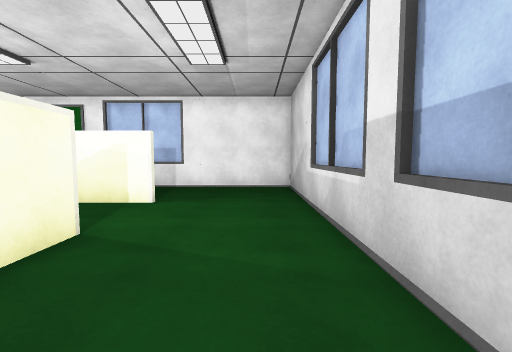
[1] (above)

21 first-person views from a walk through a scene from a Unity 3-D project. The camera is 1.3 m above the floor, tilts 4° down and sees 90° across. The floor is counted in squares, 1 m on a side. Each view is taken from the middle of a square. On the plan, view 1 faces up. The plan holds only what a view shows up to about 13 squares ahead; the rest is blank. The place goes on beyond the plan. The player character is not drawn. Some surface patterns are stand-ins.

[2]
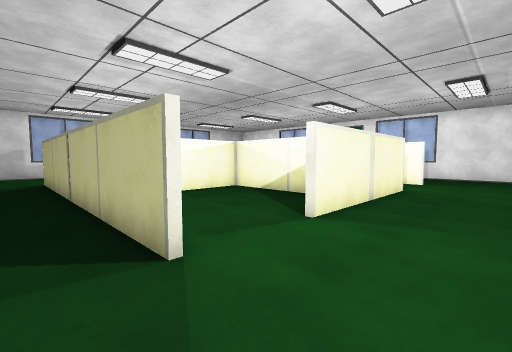

[3]
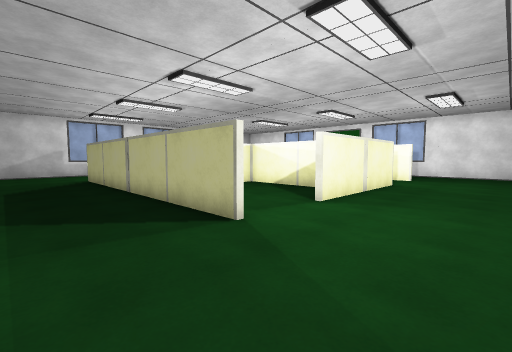

[4]
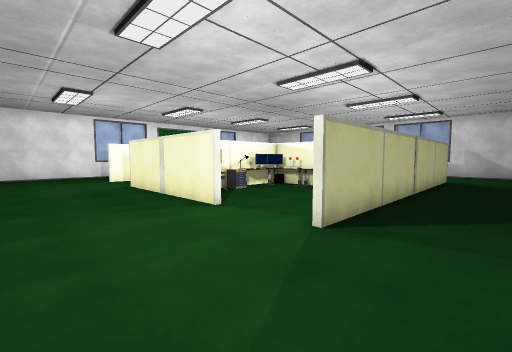

[5]
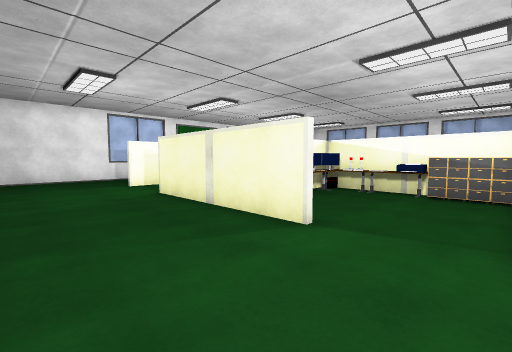

[6]
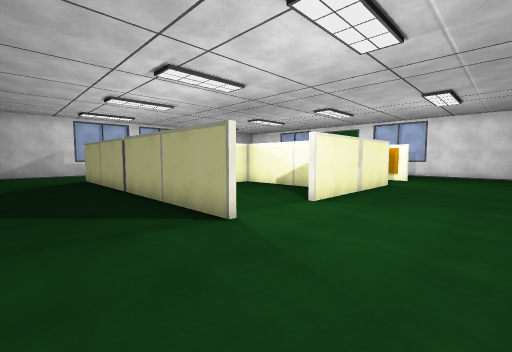

[7]
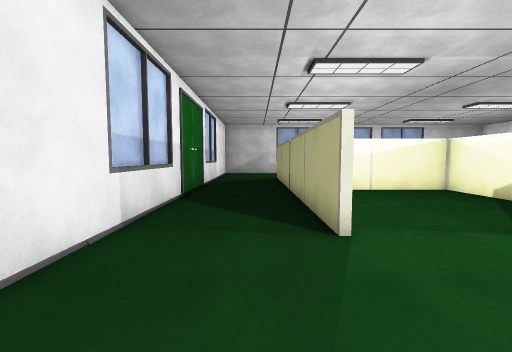

[8]
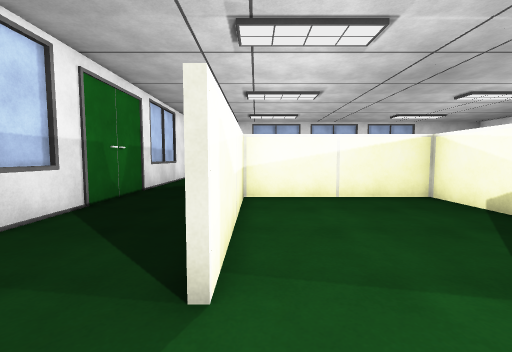

[9]
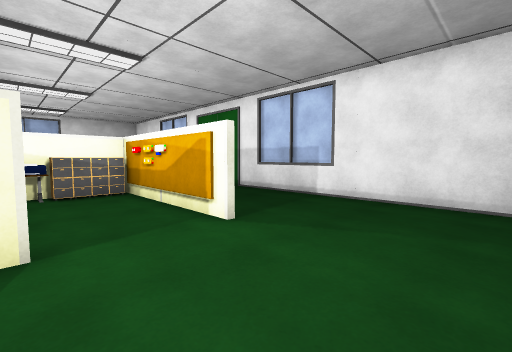

[10]
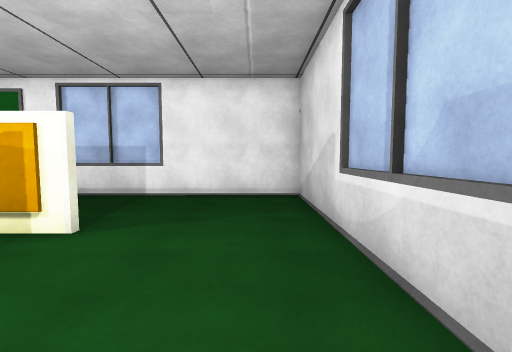

[11]
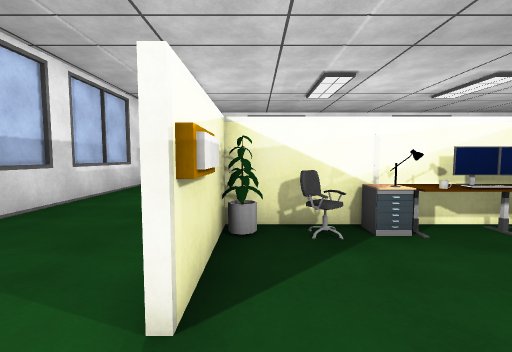

[12]
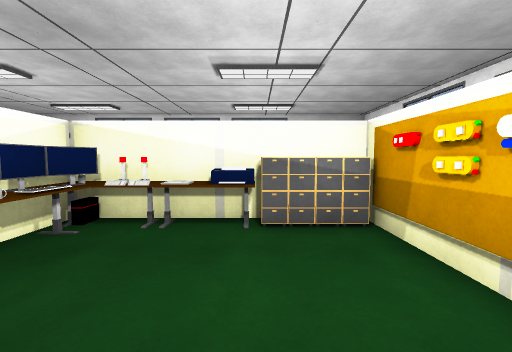

[13]
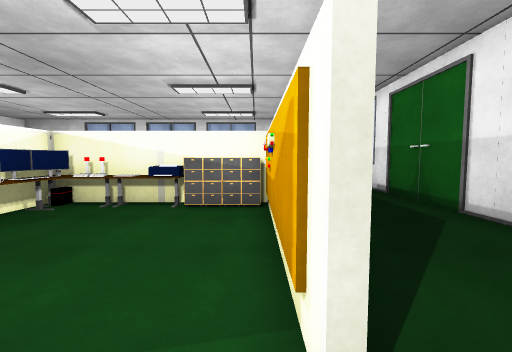

[14]
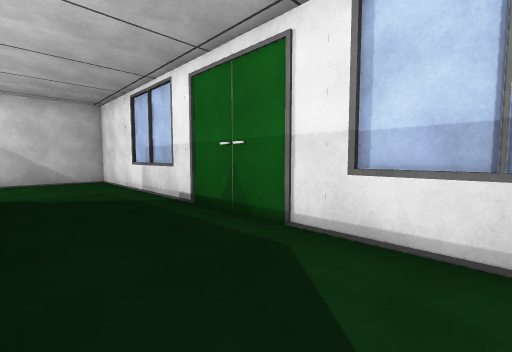

[15]
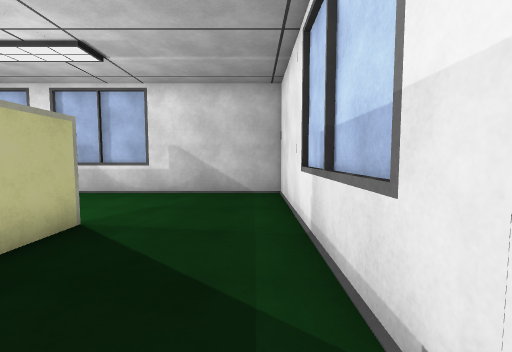

[16]
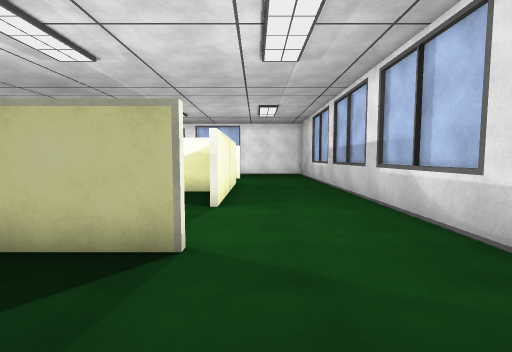

[17]
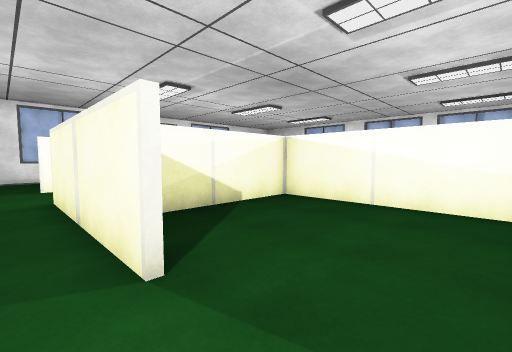

[18]
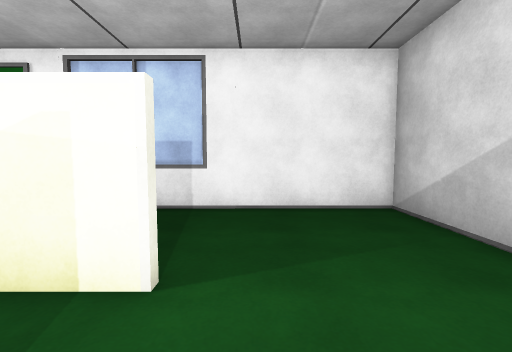

[19]
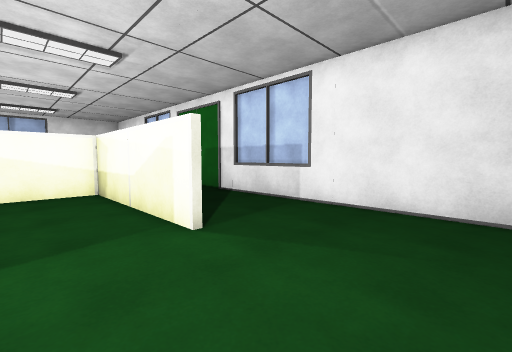

[20]
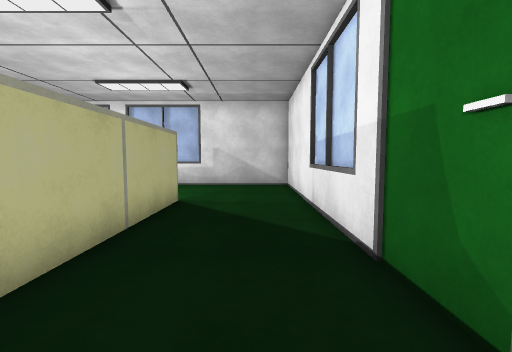

[21]
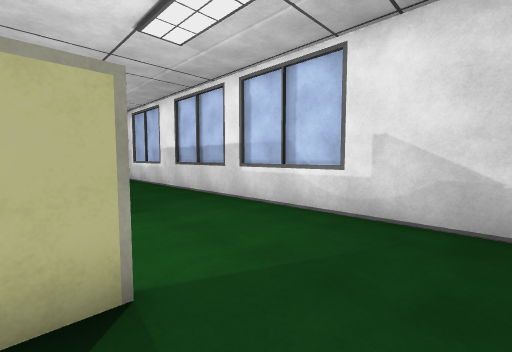

### Floor plan
Ten units are one square. View 1 is at (0, 0); x grows to the right and y downward. Boxes are objects, and circles mark ways between rooms. Rooms are numbered by the first view taken in them; rooms with no view inside come last. Other rooms are left out.
<svg viewBox="-210 -121 231 225">
<path fill="none" stroke="#000" d="M-93 -10 -156 -10 -156 22M-126 -12 -93 -12 -46 -12M-95 -76 -50 -76M-154 11 -154 22 -158 22 -158 -44M-30 -44 -30 22M-159 -76 -93 -76M-134 55 -159 55M-30 -74 -93 -74 -93 -12M-159 53 -135 53M-35 53 -30 53M-30 55 -95 55 -95 -12 -95 -74 -159 -74M-205 -116 -205 99 16 99 16 -116 -203 -116M-38 -10 -93 -10M-93 -12 -93 20"/>
<rect x="-155" y="-5" width="10" height="10" fill="#bbb"><title>other object</title></rect>
<rect x="-145" y="-5" width="10" height="10" fill="#bbb"><title>chair</title></rect>
<rect x="-135" y="45" width="10" height="10" fill="#bbb"><title>other object</title></rect>
<rect x="-135" y="-15" width="10" height="20" fill="#bbb"><title>cabinet</title></rect>
<rect x="-125" y="45" width="10" height="10" fill="#bbb"><title>other object</title></rect>
<rect x="-125" y="-5" width="10" height="10" fill="#bbb"><title>other object</title></rect>
<rect x="-115" y="45" width="10" height="10" fill="#bbb"><title>other object</title></rect>
<rect x="-115" y="-5" width="10" height="10" fill="#bbb"><title>keyboard</title></rect>
<rect x="-105" y="45" width="10" height="10" fill="#bbb"><title>cabinet</title></rect>
<rect x="-105" y="35" width="10" height="10" fill="#bbb"><title>cabinet</title></rect>
<rect x="-105" y="25" width="10" height="10" fill="#bbb"><title>cabinet</title></rect>
<rect x="-105" y="15" width="10" height="10" fill="#bbb"><title>printer</title></rect>
<rect x="-105" y="5" width="10" height="10" fill="#bbb"><title>other object</title></rect>
<rect x="-105" y="-5" width="10" height="10" fill="#bbb"><title>monitor</title></rect>
<circle cx="-25" cy="35" r="3" fill="#2a7"/>
<text x="-100" y="-20">1</text>
<text x="-60" y="20">2</text>
</svg>
Room 1 opens to room 2.

Where each view was taken, in squares from view 1:
view 1: 0 up, 0 right, facing up
view 2: 7 down, 0 right, facing up-left
view 3: 9 down, 1 right, facing up-left
view 4: 8 down, 20 left, facing up-right
view 5: 5 down, 20 left, facing up-right
view 6: 11 up, 20 left, facing down-right
view 7: 9 up, 20 left, facing right
view 8: 7 up, 18 left, facing right
view 9: 2 down, 20 left, facing down-right
view 10: 1 down, 19 left, facing down
view 11: 4 down, 15 left, facing up
view 12: 3 down, 15 left, facing right
view 13: 5 down, 17 left, facing right
view 14: 6 down, 14 left, facing down-right
view 15: 9 down, 8 left, facing right
view 16: 9 down, 2 left, facing up
view 17: 7 up, 2 left, facing down-left
view 18: 5 up, 2 left, facing up
view 19: 5 up, 1 right, facing up-left
view 20: 10 up, 8 left, facing left
view 21: 10 up, 15 left, facing down-left
